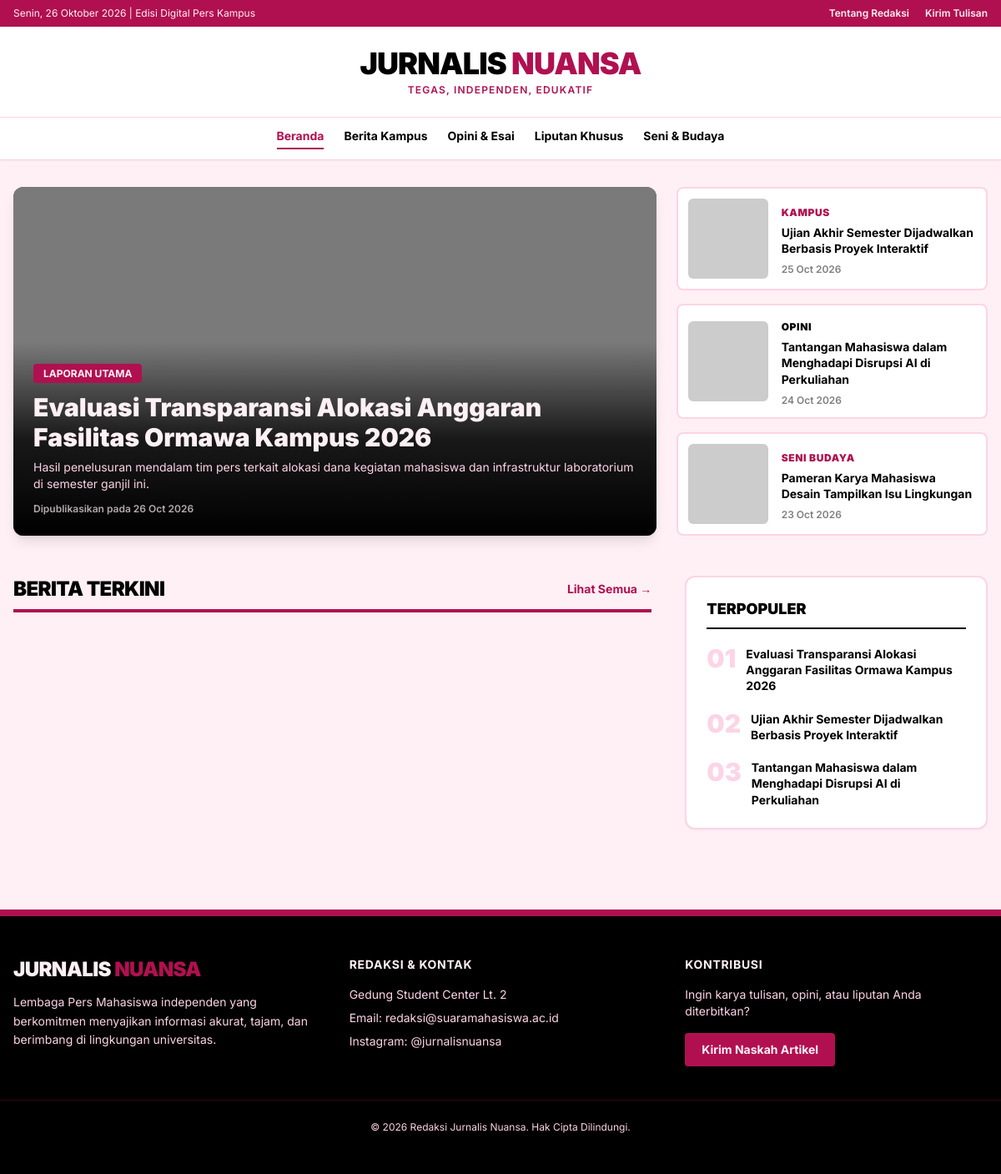
The page / on the database its author committed.
### tables this page shows
CREATE TABLE `articles` (
  `id` int(11) NOT NULL,
  `category_id` int(11) DEFAULT NULL,
  `author_id` int(11) DEFAULT NULL,
  `title` varchar(255) NOT NULL,
  `slug` varchar(200) DEFAULT NULL,
  `excerpt` text DEFAULT NULL,
  `content` longtext DEFAULT NULL,
  `image_url` varchar(255) DEFAULT NULL,
  `is_featured` tinyint(1) DEFAULT 0,
  `published_at` datetime DEFAULT NULL,
  `image_caption` varchar(255) DEFAULT NULL,
  `status` enum('draft','terbit') NOT NULL DEFAULT 'terbit',
  `views` int(11) NOT NULL DEFAULT 0,
  `created_at` timestamp NOT NULL DEFAULT current_timestamp(),
  `updated_at` timestamp NOT NULL DEFAULT current_timestamp() ON UPDATE current_timestamp()
);

CREATE TABLE `categories` (
  `id` int(11) NOT NULL,
  `name` varchar(50) NOT NULL,
  `slug` varchar(100) DEFAULT NULL,
  `color_class` varchar(50) NOT NULL,
  `description` varchar(255) DEFAULT NULL
);

### koneksi.php (called while the page is built, shortened)
<?php
function e($s) {
    return htmlspecialchars($s ?? '', ENT_QUOTES, 'UTF-8');
}

### index.php (the view, shortened to what this page needs)
<?php
require 'koneksi.php';
$sql_featured = "SELECT articles.*, categories.name AS cat_name, categories.color_class
                 FROM articles
                 JOIN categories ON articles.category_id = categories.id
                 WHERE is_featured = TRUE AND articles.status = 'terbit'
                 ORDER BY published_at DESC LIMIT 1";
$result_featured = $conn->query($sql_featured);
$featured = $result_featured->fetch_assoc();
$sql_secondary = "SELECT articles.*, categories.name AS cat_name, categories.color_class
                  FROM articles
                  JOIN categories ON articles.category_id = categories.id
                  WHERE is_featured = FALSE AND articles.status = 'terbit'
                  ORDER BY published_at DESC LIMIT 3";
$result_secondary = $conn->query($sql_secondary);
$secondary = $result_secondary->fetch_all(MYSQLI_ASSOC);
$sql_populer = "SELECT id, title
                FROM articles
                WHERE status = 'terbit'
                ORDER BY views DESC, published_at DESC
                LIMIT 3";
$result_populer = $conn->query($sql_populer);
include 'header.php';
?>
  <main class="max-w-7xl mx-auto px-4 py-8">
    <section class="grid grid-cols-1 lg:grid-cols-3 gap-6 mb-12">
      <?php if($featured): ?>
      <div class="lg:col-span-2 group cursor-pointer relative bg-[#000000] rounded-xl overflow-hidden shadow-lg min-h-[400px] flex items-end">
        <img src="<?= e($featured['image_url']) ?>" alt="<?= e($featured['title']) ?>" class="absolute inset-0 w-full h-full object-cover opacity-60 group-hover:scale-105 transition duration-500">
        <div class="relative z-10 p-6 w-full bg-gradient-to-t from-[#000000] via-[#000000]/80 to-transparent">
          <span class="bg-[#B01050] text-[#FFF0F5] text-xs font-bold uppercase px-3 py-1 rounded"><?= e($featured['cat_name']) ?></span>
          <h1 class="text-2xl md:text-3xl font-black text-[#FFF0F5] mt-3 leading-snug group-hover:text-[#FDD4E6] transition">
            <a href="artikel.php?id=<?= e($featured['id']) ?>"><?= e($featured['title']) ?></a>
          </h1>
          <p class="text-[#FDD4E6] text-sm mt-2 line-clamp-2">
            <?= e($featured['excerpt']) ?>
          </p>
          <div class="text-xs text-[#FFF0F5]/70 mt-3 font-semibold">Dipublikasikan pada <?= e(date('d M Y', strtotime($featured['published_at']))) ?></div>
        </div>
      </div>
      <?php endif; ?>
      <div class="flex flex-col space-y-4 justify-between">
        <?php foreach($secondary as $row): ?>
        <div class="flex space-x-4 items-center bg-white p-3 rounded-lg border-2 border-[#FDD4E6] hover:bg-[#FDD4E6]/30 transition cursor-pointer group">
          <img src="<?= e($row['image_url']) ?>" alt="Thumb" class="w-24 h-24 object-cover rounded-md flex-shrink-0">
          <div>
            <span class="text-xs font-black <?= e($row['color_class']) ?> uppercase tracking-wider"><?= e($row['cat_name']) ?></span>
            <h2 class="text-sm font-bold text-[#000000] mt-1 leading-snug group-hover:text-[#B01050]">
              <a href="artikel.php?id=<?= e($row['id']) ?>"><?= e($row['title']) ?></a>
            </h2>
            <span class="text-xs text-[#000000]/50 mt-2 block font-semibold"><?= e(date('d M Y', strtotime($row['published_at']))) ?></span>
          </div>
        </div>
        <?php endforeach; ?>
      </div>
    </section>
    <div class="grid grid-cols-1 lg:grid-cols-3 gap-10">
      <section class="lg:col-span-2 space-y-6">
        <div class="border-b-4 border-[#B01050] pb-2 flex justify-between items-center">
          <h3 class="text-2xl font-black uppercase tracking-tight text-[#000000]">Berita Terkini</h3>
          <a href="#" class="text-sm font-bold text-[#B01050] hover:underline">Lihat Semua →</a>
        </div>
      </section>
      <aside class="space-y-8">
        <div class="bg-white p-6 rounded-xl border-2 border-[#FDD4E6] shadow-sm">
          <h3 class="text-lg font-black uppercase border-b-2 border-[#000000] pb-2 mb-5 text-[#000000]">
            Terpopuler
          </h3>
          <ol class="space-y-5">
            <?php $nomor = 0; while($populer = $result_populer->fetch_assoc()): $nomor++; ?>
            <li class="flex space-x-3 items-start">
              <span class="text-3xl font-black text-[#FDD4E6] leading-none"><?= e(sprintf('%02d', $nomor)) ?></span>
              <a href="artikel.php?id=<?= e($populer['id']) ?>" class="text-sm font-bold text-[#000000] hover:text-[#B01050] leading-snug">
                <?= e($populer['title']) ?>
              </a>
            </li>
            <?php endwhile; ?>
          </ol>
        </div>
      </aside>
    </div>
  </main>
<?php
include 'footer.php';
?>

### header.php (shortened to what this page needs)
<!DOCTYPE html>
<html lang="id">
<head>
  <script src="https://cdn.tailwindcss.com"></script>
</head>
<body class="bg-[#FFF0F5] text-[#000000]">
  <header class="bg-white border-b border-[#FDD4E6] sticky top-0 z-50 shadow-sm">
    <div class="bg-[#B01050] text-[#FFF0F5] text-xs py-2 px-4">
      <div class="max-w-7xl mx-auto flex flex-col sm:flex-row justify-between items-center">
        <span>Senin, 26 Oktober 2026 | Edisi Digital Pers Kampus</span>
        <div class="space-x-4 mt-2 sm:mt-0 font-semibold">
          <a href="#" class="hover:text-[#FDD4E6] transition">Tentang Redaksi</a>
          <a href="#" class="hover:text-[#FDD4E6] transition">Kirim Tulisan</a>
        </div>
      </div>
    </div>
    <div class="max-w-7xl mx-auto px-4 py-6 text-center border-b border-[#FDD4E6]">
      <a href="index.php" class="text-3xl md:text-4xl font-black tracking-tight text-[#000000] uppercase">
        JURNALIS <span class="text-[#B01050]">NUANSA</span>
      </a>
      <p class="text-xs text-[#B01050] mt-1 uppercase tracking-widest font-semibold">Tegas, Independen, Edukatif</p>
    </div>
    <nav class="max-w-7xl mx-auto px-4 flex justify-center space-x-6 text-sm font-bold py-3 overflow-x-auto">
      <a href="index.php" class="text-[#B01050] border-b-2 border-[#B01050] pb-1">Beranda</a>
      <a href="#" class="text-[#000000] hover:text-[#B01050] hover:border-b-2 hover:border-[#FDD4E6] pb-1 transition">Berita Kampus</a>
      <a href="#" class="text-[#000000] hover:text-[#B01050] hover:border-b-2 hover:border-[#FDD4E6] pb-1 transition">Opini & Esai</a>
      <a href="#" class="text-[#000000] hover:text-[#B01050] hover:border-b-2 hover:border-[#FDD4E6] pb-1 transition">Liputan Khusus</a>
      <a href="#" class="text-[#000000] hover:text-[#B01050] hover:border-b-2 hover:border-[#FDD4E6] pb-1 transition">Seni & Budaya</a>
    </nav>
  </header>

### footer.php
  <footer class="bg-[#000000] text-[#FDD4E6] mt-16 py-12 border-t-8 border-[#B01050]">
    <div class="max-w-7xl mx-auto px-4 grid grid-cols-1 md:grid-cols-3 gap-10">
      <div>
        <h5 class="text-[#FFF0F5] font-black text-2xl mb-3 tracking-tight">JURNALIS <span class="text-[#B01050]">NUANSA</span></h5>
        <p class="text-sm leading-relaxed">
          Lembaga Pers Mahasiswa independen yang berkomitmen menyajikan informasi akurat, tajam, dan berimbang di lingkungan universitas.
        </p>
      </div>
      <div>
        <h5 class="text-[#FFF0F5] font-bold text-sm uppercase mb-4 tracking-wider">Redaksi & Kontak</h5>
        <ul class="space-y-2 text-sm">
          <li>Gedung Student Center Lt. 2</li>
          <li>Email: redaksi@suaramahasiswa.ac.id</li>
          <li>Instagram: @jurnalisnuansa</li>
        </ul>
      </div>
      <div>
        <h5 class="text-[#FFF0F5] font-bold text-sm uppercase mb-4 tracking-wider">Kontribusi</h5>
        <p class="text-sm mb-4">Ingin karya tulisan, opini, atau liputan Anda diterbitkan?</p>
        <a href="#" class="inline-block bg-[#B01050] hover:bg-[#8f0d41] text-[#FFF0F5] text-sm px-5 py-2.5 rounded font-bold transition">
          Kirim Naskah Artikel
        </a>
      </div>
    </div>
    <div class="max-w-7xl mx-auto px-4 mt-10 pt-6 border-t border-[#B01050]/30 text-center text-xs">
      &copy; 2026 Redaksi Jurnalis Nuansa. Hak Cipta Dilindungi.
    </div>
  </footer>
</body>
</html>

### header.php (style rules this page uses)
body { font-family: 'Inter', sans-serif; }

### rows shown on the page
articles: category.name "LAPORAN UTAMA", title "Evaluasi Transparansi Alokasi Anggaran Fasilitas Ormawa Kampus 2026", excerpt "Hasil penelusuran mendalam tim pers terkait alokasi dana kegiatan mahasiswa dan infrastruktur laboratorium di semester ganjil ini.", published_at "26 Oct 2026", nomor "01"
articles: category.name "KAMPUS", title "Ujian Akhir Semester Dijadwalkan Berbasis Proyek Interaktif", published_at "25 Oct 2026", nomor "02"
articles: category.name "OPINI", title "Tantangan Mahasiswa dalam Menghadapi Disrupsi AI di Perkuliahan", published_at "24 Oct 2026", nomor "03"
articles: category.name "SENI BUDAYA", title "Pameran Karya Mahasiswa Desain Tampilkan Isu Lingkungan", published_at "23 Oct 2026"
